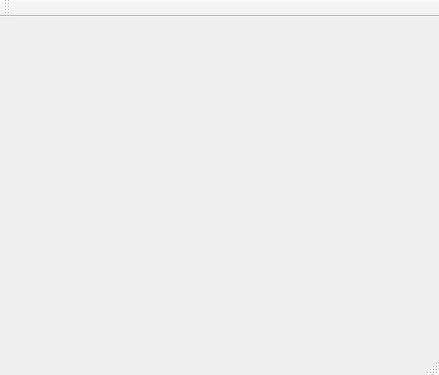
<?xml version="1.0" encoding="UTF-8"?>
<ui version="4.0">
 <class>MainWindow</class>
 <widget class="QMainWindow" name="MainWindow">
  <property name="geometry">
   <rect>
    <x>0</x>
    <y>0</y>
    <width>439</width>
    <height>375</height>
   </rect>
  </property>
  <property name="windowTitle">
   <string>MainWindow</string>
  </property>
  <widget class="QWidget" name="centralWidget">
   <widget class="QWidget" name="verticalLayoutWidget">
    <property name="geometry">
     <rect>
      <x>10</x>
      <y>0</y>
      <width>421</width>
      <height>321</height>
     </rect>
    </property>
    <layout class="QVBoxLayout" name="verticalLayout"/>
   </widget>
  </widget>
  <widget class="QMenuBar" name="menuBar">
   <property name="geometry">
    <rect>
     <x>0</x>
     <y>0</y>
     <width>439</width>
     <height>17</height>
    </rect>
   </property>
  </widget>
  <widget class="QToolBar" name="mainToolBar">
   <attribute name="toolBarArea">
    <enum>TopToolBarArea</enum>
   </attribute>
   <attribute name="toolBarBreak">
    <bool>false</bool>
   </attribute>
  </widget>
  <widget class="QStatusBar" name="statusBar"/>
 </widget>
 <layoutdefault spacing="6" margin="11"/>
 <resources/>
 <connections/>
</ui>
